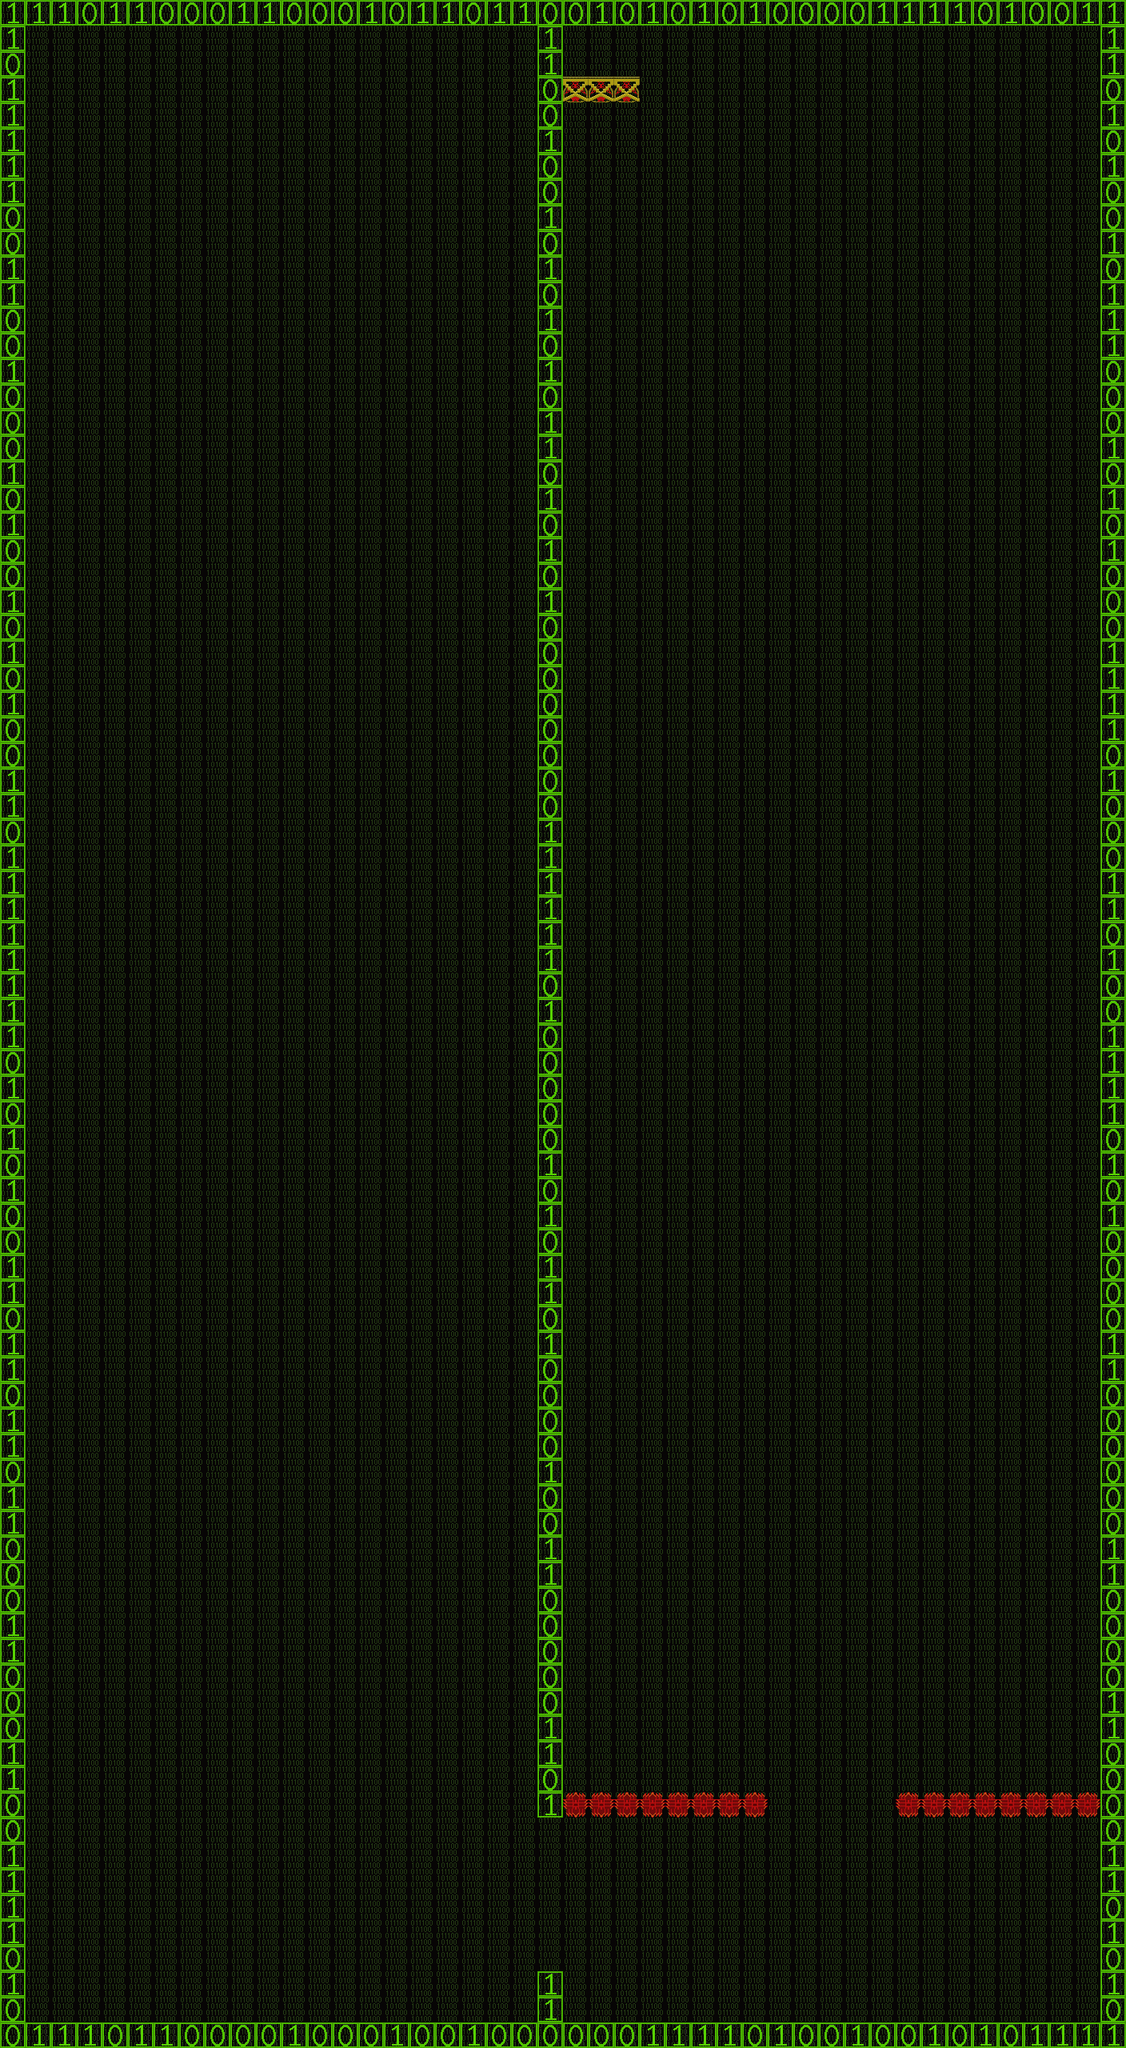

A level layout from a 2D game, rendered from its tile map. Below: a short description, then the map file with tile-grid data replaced by summaries:
An orthogonal 44x80 tile map with 32x32 px tiles, 2 tile layers (Tile Layer 1, Tile Layer 2), 2 tilesets and 82 objects (15x bit01, 13x platform, 13x bit02, 12x turret1, 12x coinBit, ...).

<map version="1.4" tiledversion="1.4.1" orientation="orthogonal" renderorder="right-down" width="44" height="80" tilewidth="32" tileheight="32" infinite="0" nextlayerid="4" nextobjectid="122">
 <tileset firstgid="1" source="../cyber_space_tileset1.tsx" />
 <tileset firstgid="5" source="../cyber_space_tileset2.tsx" />
 <layer id="1" name="Tile Layer 1" width="44" height="80">
  <data>[3520 cells, 3520 non-empty, 1 distinct tile ids]</data>
 </layer>
 <layer id="2" name="Tile Layer 2" width="44" height="80">
  <data>[3520 cells, 335 non-empty, 4 distinct tile ids]</data>
 </layer>
 <objectgroup id="3" name="objects">
  <object id="1" name="entrance" x="304" y="96" width="96" height="128" />
  <object id="2" name="mPlatform" x="288" y="256" width="128" height="32">
   <properties>
    <property name="pause" type="bool" value="false" />
    <property name="speed" type="int" value="8" />
    <property name="vertical" type="bool" value="true" />
   </properties>
  </object>
  <object id="7" name="door" x="1280" y="2400" width="96" height="128" />
  <object id="8" name="key" x="728" y="56">
   <point />
  </object>
  <object id="9" name="wall" x="704" y="96" width="96" height="32" />
  <object id="10" name="wall" x="0" y="0" width="1408" height="32" />
  <object id="11" name="wall" x="0" y="32" width="32" height="2528" />
  <object id="12" name="wall" x="32" y="2528" width="1376" height="32" />
  <object id="13" name="wall" x="1376" y="0" width="32" height="2528" />
  <object id="14" name="wall" x="672" y="32" width="32" height="2240" />
  <object id="16" name="wall" x="672" y="2464" width="32" height="64" />
  <object id="17" name="enemy" type="turret1" x="544" y="128">
   <properties>
    <property name="vertical" type="bool" value="true" />
   </properties>
   <point />
  </object>
  <object id="20" name="enemy" type="turret1" x="544" y="768">
   <properties>
    <property name="vertical" type="bool" value="true" />
   </properties>
   <point />
  </object>
  <object id="23" name="enemy" type="turret1" x="544" y="960">
   <properties>
    <property name="vertical" type="bool" value="true" />
   </properties>
   <point />
  </object>
  <object id="24" name="enemy" type="turret1" x="544" y="1600">
   <properties>
    <property name="vertical" type="bool" value="true" />
   </properties>
   <point />
  </object>
  <object id="25" name="enemy" type="turret1" x="544" y="1792">
   <properties>
    <property name="vertical" type="bool" value="true" />
   </properties>
   <point />
  </object>
  <object id="26" name="enemy" type="turret1" x="544" y="2400">
   <properties>
    <property name="vertical" type="bool" value="true" />
   </properties>
   <point />
  </object>
  <object id="43" name="enemy" type="turret1" x="128" y="128">
   <properties>
    <property name="vertical" type="bool" value="true" />
   </properties>
   <point />
  </object>
  <object id="46" name="enemy" type="turret1" x="128" y="768">
   <properties>
    <property name="vertical" type="bool" value="true" />
   </properties>
   <point />
  </object>
  <object id="47" name="enemy" type="turret1" x="128" y="960">
   <properties>
    <property name="vertical" type="bool" value="true" />
   </properties>
   <point />
  </object>
  <object id="48" name="enemy" type="turret1" x="128" y="1600">
   <properties>
    <property name="vertical" type="bool" value="true" />
   </properties>
   <point />
  </object>
  <object id="49" name="enemy" type="turret1" x="128" y="1792">
   <properties>
    <property name="vertical" type="bool" value="true" />
   </properties>
   <point />
  </object>
  <object id="50" name="enemy" type="turret1" x="128" y="2400">
   <properties>
    <property name="vertical" type="bool" value="true" />
   </properties>
   <point />
  </object>
  <object id="51" name="wall" x="712" y="2248" width="240" height="16" />
  <object id="52" name="dmgRect" x="704" y="2240" width="256" height="32" />
  <object id="53" name="wall" x="1128" y="2248" width="240" height="16" />
  <object id="54" name="dmgRect" x="1120" y="2240" width="256" height="32" />
  <object id="55" name="trigger" type="initPlat" x="960" y="2240" width="160" height="104">
   <properties>
    <property name="target" type="object" value="56" />
   </properties>
  </object>
  <object id="56" name="mPlatform" x="992" y="2432" width="96" height="32">
   <properties>
    <property name="pause" type="bool" value="true" />
    <property name="speed" type="int" value="8" />
    <property name="vertical" type="bool" value="true" />
   </properties>
  </object>
  <object id="59" name="wall" type="platform" x="288" y="64" width="128" height="32" />
  <object id="60" name="wall" type="platform" x="992" y="64" width="96" height="32" />
  <object id="61" name="wall" type="platform" x="984" y="2464" width="112" height="32" />
  <object id="63" name="wall" type="platform" x="544" y="832" width="32" height="32" />
  <object id="64" name="wall" type="platform" x="544" y="64" width="32" height="32" />
  <object id="65" name="wall" type="platform" x="544" y="1664" width="32" height="32" />
  <object id="66" name="wall" type="platform" x="128" y="64" width="32" height="32" />
  <object id="67" name="wall" type="platform" x="128" y="832" width="32" height="32" />
  <object id="68" name="wall" type="platform" x="128" y="1664" width="32" height="32" />
  <object id="69" name="wall" type="platform" x="128" y="2464" width="32" height="32" />
  <object id="70" name="wall" type="platform" x="384" y="2464" width="32" height="32" />
  <object id="71" name="wall" type="platform" x="288" y="2464" width="32" height="32" />
  <object id="72" name="wall" type="platform" x="544" y="2464" width="32" height="32" />
  <object id="73" name="enemy" type="bit01" x="88" y="1984">
   <point />
  </object>
  <object id="74" name="enemy" type="bit01" x="576" y="1848">
   <point />
  </object>
  <object id="75" name="enemy" type="bit01" x="616" y="1280">
   <point />
  </object>
  <object id="76" name="enemy" type="bit01" x="72" y="896">
   <point />
  </object>
  <object id="77" name="enemy" type="bit01" x="104" y="384">
   <point />
  </object>
  <object id="78" name="enemy" type="bit01" x="552" y="448">
   <point />
  </object>
  <object id="79" name="enemy" type="bit02" x="776" y="224">
   <point />
  </object>
  <object id="80" name="enemy" type="bit02" x="1160" y="544">
   <point />
  </object>
  <object id="81" name="enemy" type="bit02" x="936" y="576">
   <point />
  </object>
  <object id="82" name="enemy" type="bit02" x="1064" y="320">
   <point />
  </object>
  <object id="83" name="enemy" type="bit02" x="968" y="1056">
   <point />
  </object>
  <object id="84" name="enemy" type="bit02" x="1032" y="800">
   <point />
  </object>
  <object id="85" name="enemy" type="bit02" x="1064" y="992">
   <point />
  </object>
  <object id="86" name="enemy" type="bit02" x="840" y="1248">
   <point />
  </object>
  <object id="87" name="enemy" type="bit02" x="872" y="800">
   <point />
  </object>
  <object id="88" name="enemy" type="bit02" x="1192" y="1440">
   <point />
  </object>
  <object id="89" name="enemy" type="bit02" x="1000" y="1568">
   <point />
  </object>
  <object id="90" name="enemy" type="bit02" x="904" y="1536">
   <point />
  </object>
  <object id="91" name="enemy" type="bit02" x="1064" y="1216">
   <point />
  </object>
  <object id="92" name="enemy" type="bit01" x="1184" y="2304">
   <point />
  </object>
  <object id="93" name="enemy" type="bit01" x="1312" y="2360">
   <point />
  </object>
  <object id="94" name="enemy" type="bit01" x="704" y="2464">
   <point />
  </object>
  <object id="95" name="enemy" type="bit01" x="40" y="2304">
   <point />
  </object>
  <object id="96" name="enemy" type="bit01" x="1344" y="64">
   <point />
  </object>
  <object id="97" name="enemy" type="bit01" x="1344" y="32">
   <point />
  </object>
  </objectgroup>
</map>
<!-- 15 of 82 objects omitted -->
